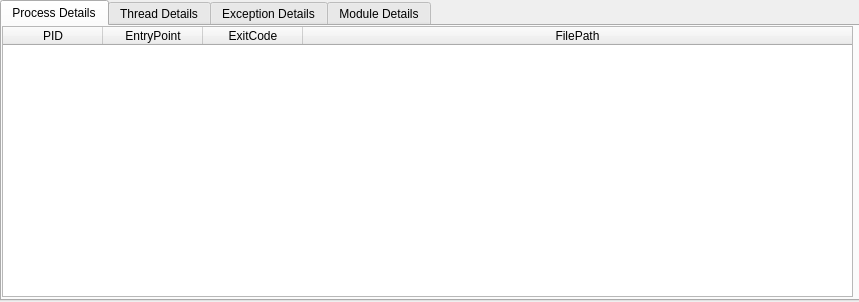
<?xml version="1.0" encoding="UTF-8"?>
<ui version="4.0">
 <class>qtDLGDetailInfoClass</class>
 <widget class="QWidget" name="qtDLGDetailInfoClass">
  <property name="geometry">
   <rect>
    <x>0</x>
    <y>0</y>
    <width>859</width>
    <height>302</height>
   </rect>
  </property>
  <property name="sizePolicy">
   <sizepolicy hsizetype="Expanding" vsizetype="Expanding">
    <horstretch>0</horstretch>
    <verstretch>0</verstretch>
   </sizepolicy>
  </property>
  <property name="windowTitle">
   <string>[ uintDebugger ] - Detail Information</string>
  </property>
  <widget class="QWidget" name="verticalLayoutWidget_2">
   <property name="geometry">
    <rect>
     <x>0</x>
     <y>0</y>
     <width>861</width>
     <height>301</height>
    </rect>
   </property>
   <layout class="QVBoxLayout" name="verticalLayout">
    <item>
     <widget class="QTabWidget" name="tabDetailView">
      <property name="contextMenuPolicy">
       <enum>Qt::CustomContextMenu</enum>
      </property>
      <property name="currentIndex">
       <number>0</number>
      </property>
      <widget class="QWidget" name="tabProcessDetails">
       <attribute name="title">
        <string>Process Details</string>
       </attribute>
       <widget class="QWidget" name="verticalLayoutWidget">
        <property name="geometry">
         <rect>
          <x>0</x>
          <y>0</y>
          <width>851</width>
          <height>271</height>
         </rect>
        </property>
        <layout class="QVBoxLayout" name="layoutPID">
         <item>
          <widget class="QTableWidget" name="tblPIDs">
           <property name="contextMenuPolicy">
            <enum>Qt::CustomContextMenu</enum>
           </property>
           <property name="editTriggers">
            <set>QAbstractItemView::NoEditTriggers</set>
           </property>
           <property name="selectionBehavior">
            <enum>QAbstractItemView::SelectRows</enum>
           </property>
           <attribute name="horizontalHeaderStretchLastSection">
            <bool>true</bool>
           </attribute>
           <attribute name="verticalHeaderVisible">
            <bool>false</bool>
           </attribute>
           <attribute name="verticalHeaderDefaultSectionSize">
            <number>15</number>
           </attribute>
           <attribute name="verticalHeaderMinimumSectionSize">
            <number>15</number>
           </attribute>
           <column>
            <property name="text">
             <string>PID</string>
            </property>
           </column>
           <column>
            <property name="text">
             <string>EntryPoint</string>
            </property>
           </column>
           <column>
            <property name="text">
             <string>ExitCode</string>
            </property>
           </column>
           <column>
            <property name="text">
             <string>FilePath</string>
            </property>
           </column>
          </widget>
         </item>
        </layout>
       </widget>
      </widget>
      <widget class="QWidget" name="tabThreadDetails">
       <attribute name="title">
        <string>Thread Details</string>
       </attribute>
       <widget class="QWidget" name="verticalLayoutWidget_3">
        <property name="geometry">
         <rect>
          <x>0</x>
          <y>0</y>
          <width>851</width>
          <height>271</height>
         </rect>
        </property>
        <layout class="QVBoxLayout" name="layoutTID">
         <item>
          <widget class="QTableWidget" name="tblTIDs">
           <property name="contextMenuPolicy">
            <enum>Qt::CustomContextMenu</enum>
           </property>
           <property name="editTriggers">
            <set>QAbstractItemView::NoEditTriggers</set>
           </property>
           <property name="selectionBehavior">
            <enum>QAbstractItemView::SelectRows</enum>
           </property>
           <attribute name="horizontalHeaderStretchLastSection">
            <bool>true</bool>
           </attribute>
           <attribute name="verticalHeaderVisible">
            <bool>false</bool>
           </attribute>
           <attribute name="verticalHeaderDefaultSectionSize">
            <number>15</number>
           </attribute>
           <attribute name="verticalHeaderMinimumSectionSize">
            <number>15</number>
           </attribute>
           <column>
            <property name="text">
             <string>PID</string>
            </property>
           </column>
           <column>
            <property name="text">
             <string>TID</string>
            </property>
           </column>
           <column>
            <property name="text">
             <string>EntryPoint</string>
            </property>
           </column>
           <column>
            <property name="text">
             <string>ExitCode</string>
            </property>
           </column>
           <column>
            <property name="text">
             <string>State</string>
            </property>
           </column>
          </widget>
         </item>
        </layout>
       </widget>
      </widget>
      <widget class="QWidget" name="tabExceptionDetails">
       <attribute name="title">
        <string>Exception Details</string>
       </attribute>
       <widget class="QWidget" name="verticalLayoutWidget_4">
        <property name="geometry">
         <rect>
          <x>0</x>
          <y>0</y>
          <width>851</width>
          <height>271</height>
         </rect>
        </property>
        <layout class="QVBoxLayout" name="layoutException">
         <item>
          <widget class="QTableWidget" name="tblExceptions">
           <property name="contextMenuPolicy">
            <enum>Qt::CustomContextMenu</enum>
           </property>
           <property name="editTriggers">
            <set>QAbstractItemView::NoEditTriggers</set>
           </property>
           <property name="selectionBehavior">
            <enum>QAbstractItemView::SelectRows</enum>
           </property>
           <attribute name="horizontalHeaderStretchLastSection">
            <bool>true</bool>
           </attribute>
           <attribute name="verticalHeaderVisible">
            <bool>false</bool>
           </attribute>
           <attribute name="verticalHeaderDefaultSectionSize">
            <number>15</number>
           </attribute>
           <attribute name="verticalHeaderMinimumSectionSize">
            <number>15</number>
           </attribute>
           <column>
            <property name="text">
             <string>Offset</string>
            </property>
           </column>
           <column>
            <property name="text">
             <string>Exc. Code</string>
            </property>
           </column>
           <column>
            <property name="text">
             <string>PID / TID</string>
            </property>
           </column>
           <column>
            <property name="text">
             <string>Module.Function</string>
            </property>
           </column>
          </widget>
         </item>
        </layout>
       </widget>
      </widget>
      <widget class="QWidget" name="tabModuleDetails">
       <attribute name="title">
        <string>Module Details</string>
       </attribute>
       <widget class="QWidget" name="verticalLayoutWidget_5">
        <property name="geometry">
         <rect>
          <x>0</x>
          <y>0</y>
          <width>851</width>
          <height>271</height>
         </rect>
        </property>
        <layout class="QVBoxLayout" name="layoutModule">
         <item>
          <widget class="QTableWidget" name="tblModules">
           <property name="contextMenuPolicy">
            <enum>Qt::CustomContextMenu</enum>
           </property>
           <property name="editTriggers">
            <set>QAbstractItemView::NoEditTriggers</set>
           </property>
           <property name="selectionBehavior">
            <enum>QAbstractItemView::SelectRows</enum>
           </property>
           <attribute name="horizontalHeaderStretchLastSection">
            <bool>true</bool>
           </attribute>
           <attribute name="verticalHeaderVisible">
            <bool>false</bool>
           </attribute>
           <attribute name="verticalHeaderDefaultSectionSize">
            <number>15</number>
           </attribute>
           <attribute name="verticalHeaderMinimumSectionSize">
            <number>15</number>
           </attribute>
           <column>
            <property name="text">
             <string>PID</string>
            </property>
           </column>
           <column>
            <property name="text">
             <string>Modulebase</string>
            </property>
           </column>
           <column>
            <property name="text">
             <string>State</string>
            </property>
           </column>
           <column>
            <property name="text">
             <string>Path</string>
            </property>
           </column>
          </widget>
         </item>
        </layout>
       </widget>
      </widget>
     </widget>
    </item>
   </layout>
  </widget>
 </widget>
 <resources/>
 <connections/>
</ui>
